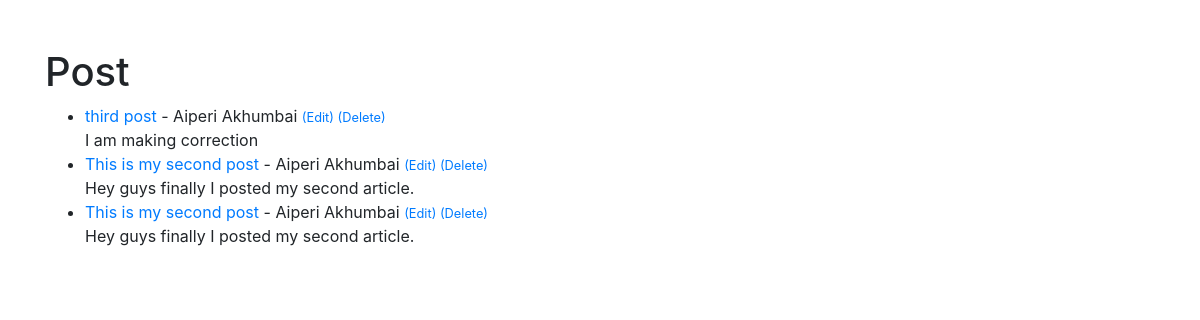
The page / on the database its author committed.
### blog/models.py (models this page shows, shortened)
class Post(models.Model):
    title = models.CharField(max_length=255)
    author = models.ForeignKey(User, on_delete=models.CASCADE)
    body = models.TextField()

### blog/views.py (the view)
# urls.py: path('', HomeView.as_view(), name ='home'),
class HomeView(ListView):
    model =  Post
    template_name = 'home.html'
    ordering = ['-id']

### blog/templates/home.html
{%  extends 'base.html'%}
{%  block content %}
<h1>Post</h1>
<ul> {% for post in object_list %}
    <li><a href="{% url 'post_detail' post.pk %}" >{{post.title}}</a> - {{post.author.first_name}} {{post.author.last_name}} <small>
        <a href="{% url 'update_post' post.pk %}">(Edit)</a>
        <a href="{% url 'delete_post' post.pk %}">(Delete)</a>
        </small>
        <br/>
    {{post.body}}</li>
    {% endfor %}
</ul>
{% endblock %}

### blog/templates/base.html (shortened to what this page needs)
<!doctype html>
<html lang="en">
  <head>
    <link rel="stylesheet" href="https://cdn.jsdelivr.net/npm/bootstrap@4.5.3/dist/css/bootstrap.min.css">
  </head>
  <body>
    <div class="container">
        <br/>
        <br/>
        {% block content %}
        {% endblock %}
    </div>
  </body>
</html>

### rows shown on the page
Post: title "third post", author.first_name "Aiperi", author.last_name "Akhumbai", body "I am making correction"
Post: title "This is my second post", author.first_name "Aiperi", author.last_name "Akhumbai", body "Hey guys finally I posted my second article."
Post: title "This is my second post", author.first_name "Aiperi", author.last_name "Akhumbai", body "Hey guys finally I posted my second article."
